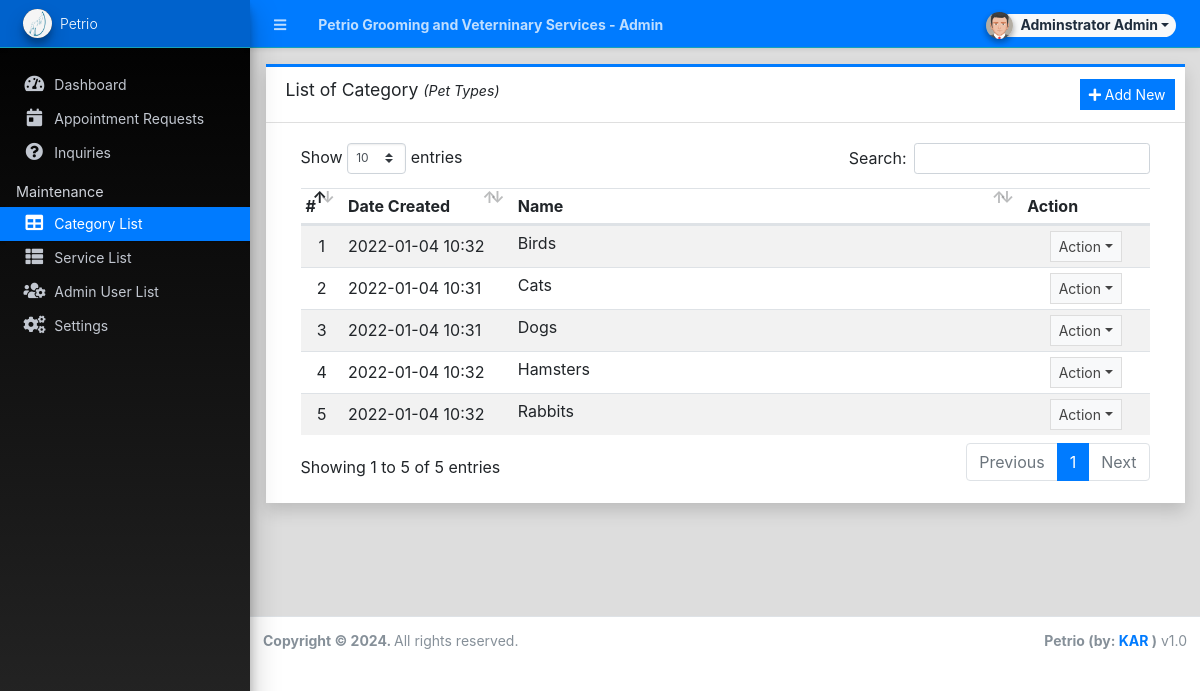
The app's page /admin/?page=categories (signed in) with its own data.
### tables this page shows
CREATE TABLE `category_list` (
  `id` int(30) NOT NULL,
  `name` text NOT NULL,
  `delete_flag` tinyint(1) NOT NULL DEFAULT 0 COMMENT '0 = Active, 1 = Delete',
  `date_created` datetime NOT NULL DEFAULT current_timestamp(),
  `date_updated` datetime DEFAULT NULL
);

### admin/categories/index.php (the view, shortened to what this page needs)
<div class="card card-outline card-primary rounded-0 shadow">
	<div class="card-header">
		<h3 class="card-title">List of Category <small><em>(Pet Types)</em></small></h3>
		<div class="card-tools">
			<a href="javascript:void(0)" id="create_new" class="btn btn-flat btn-sm btn-primary"><span class="fas fa-plus"></span>  Add New</a>
		</div>
	</div>
	<div class="card-body">
		<div class="container-fluid">
        <div class="container-fluid">
			<table class="table table-hover table-striped">
				<colgroup>
					<col width="5%">
					<col width="20%">
					<col width="60%">
					<col width="15%">
				</colgroup>
				<thead>
					<tr>
						<th>#</th>
						<th>Date Created</th>
						<th>Name</th>
						<th>Action</th>
					</tr>
				</thead>
				<tbody>
					<?php
						$i = 1;
						$qry = $conn->query("SELECT * from `category_list` where delete_flag = 0 order by `name` asc ");
						while($row = $qry->fetch_assoc()):
					?>
						<tr>
							<td class="text-center"><?php echo $i++; ?></td>
							<td class=""><?php echo date("Y-m-d H:i",strtotime($row['date_created'])) ?></td>
							<td class="truncate-1"><?php echo $row['name'] ?></td>
							<td align="center">
								 <button type="button" class="btn btn-flat btn-default btn-sm dropdown-toggle dropdown-icon" data-toggle="dropdown">
				                  		Action
				                  </button>
							</td>
						</tr>
					<?php endwhile; ?>
				</tbody>
			</table>
		</div>
		</div>
	</div>
</div>

### records on screen
category_list: date_created "2022-01-04 10:32", name "Birds"
category_list: date_created "2022-01-04 10:31", name "Cats"
category_list: date_created "2022-01-04 10:31", name "Dogs"
category_list: date_created "2022-01-04 10:32", name "Hamsters"
category_list: date_created "2022-01-04 10:32", name "Rabbits"

### other values on screen
$_settings->info('name') "Petrio Grooming and Veterninary Services"
$_settings->userdata('firstname').' '.$_settings->userdata('lastname') "Adminstrator Admin"
$_settings->info('short_name') "Petrio"
